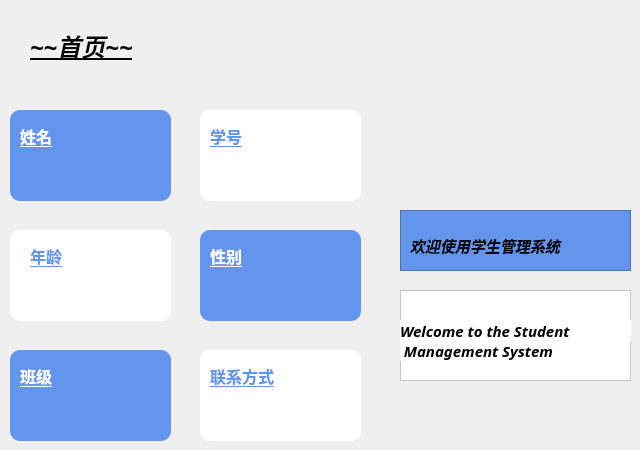
   <widget class="QWidget" name="page">
    <widget class="QListView" name="listView_4">
     <property name="geometry">
      <rect>
       <x>200</x>
       <y>110</y>
       <width>161</width>
       <height>91</height>
      </rect>
     </property>
     <property name="styleSheet">
      <string notr="true">background-color: rgb(255, 255, 255);
border:0px;
border-radius:10px;</string>
     </property>
    </widget>
    <widget class="QLabel" name="name">
     <property name="geometry">
      <rect>
       <x>50</x>
       <y>160</y>
       <width>111</width>
       <height>31</height>
      </rect>
     </property>
     <property name="font">
      <font>
       <family>幼圆</family>
       <pointsize>12</pointsize>
       <weight>75</weight>
       <bold>true</bold>
      </font>
     </property>
     <property name="styleSheet">
      <string notr="true">background-color: rgb(100, 149, 237);</string>
     </property>
     <property name="text">
      <string/>
     </property>
    </widget>
    <widget class="QLabel" name="class_">
     <property name="geometry">
      <rect>
       <x>50</x>
       <y>400</y>
       <width>111</width>
       <height>31</height>
      </rect>
     </property>
     <property name="font">
      <font>
       <family>幼圆</family>
       <pointsize>12</pointsize>
       <weight>75</weight>
       <bold>true</bold>
      </font>
     </property>
     <property name="styleSheet">
      <string notr="true">background-color: rgb(100, 149, 237);</string>
     </property>
     <property name="text">
      <string/>
     </property>
    </widget>
    <widget class="QLabel" name="label_8">
     <property name="geometry">
      <rect>
       <x>210</x>
       <y>120</y>
       <width>51</width>
       <height>31</height>
      </rect>
     </property>
     <property name="palette">
      <palette>
       <active>
        <colorrole role="WindowText">
         <brush brushstyle="SolidPattern">
          <color alpha="255">
           <red>100</red>
           <green>149</green>
           <blue>237</blue>
          </color>
         </brush>
        </colorrole>
        <colorrole role="Button">
         <brush brushstyle="SolidPattern">
          <color alpha="255">
           <red>255</red>
           <green>255</green>
           <blue>255</blue>
          </color>
         </brush>
        </colorrole>
        <colorrole role="Base">
         <brush brushstyle="SolidPattern">
          <color alpha="255">
           <red>255</red>
           <green>255</green>
           <blue>255</blue>
          </color>
         </brush>
        </colorrole>
        <colorrole role="Window">
         <brush brushstyle="SolidPattern">
          <color alpha="255">
           <red>255</red>
           <green>255</green>
           <blue>255</blue>
          </color>
         </brush>
        </colorrole>
       </active>
       <inactive>
        <colorrole role="WindowText">
         <brush brushstyle="SolidPattern">
          <color alpha="255">
           <red>100</red>
           <green>149</green>
           <blue>237</blue>
          </color>
         </brush>
        </colorrole>
        <colorrole role="Button">
         <brush brushstyle="SolidPattern">
          <color alpha="255">
           <red>255</red>
           <green>255</green>
           <blue>255</blue>
          </color>
         </brush>
        </colorrole>
        <colorrole role="Base">
         <brush brushstyle="SolidPattern">
          <color alpha="255">
           <red>255</red>
           <green>255</green>
           <blue>255</blue>
          </color>
         </brush>
        </colorrole>
        <colorrole role="Window">
         <brush brushstyle="SolidPattern">
          <color alpha="255">
           <red>255</red>
           <green>255</green>
           <blue>255</blue>
          </color>
         </brush>
        </colorrole>
       </inactive>
       <disabled>
        <colorrole role="WindowText">
         <brush brushstyle="SolidPattern">
          <color alpha="255">
           <red>120</red>
           <green>120</green>
           <blue>120</blue>
          </color>
         </brush>
        </colorrole>
        <colorrole role="Button">
         <brush brushstyle="SolidPattern">
          <color alpha="255">
           <red>255</red>
           <green>255</green>
           <blue>255</blue>
          </color>
         </brush>
        </colorrole>
        <colorrole role="Base">
         <brush brushstyle="SolidPattern">
          <color alpha="255">
           <red>255</red>
           <green>255</green>
           <blue>255</blue>
          </color>
         </brush>
        </colorrole>
        <colorrole role="Window">
         <brush brushstyle="SolidPattern">
          <color alpha="255">
           <red>255</red>
           <green>255</green>
           <blue>255</blue>
          </color>
         </brush>
        </colorrole>
       </disabled>
      </palette>
     </property>
     <property name="font">
      <font>
       <family>幼圆</family>
       <pointsize>12</pointsize>
       <weight>75</weight>
       <italic>false</italic>
       <bold>true</bold>
       <underline>true</underline>
      </font>
     </property>
     <property name="styleSheet">
      <string notr="true">background-color: rgb(255, 255, 255);</string>
     </property>
     <property name="text">
      <string>学号</string>
     </property>
    </widget>
    <widget class="QListView" name="listView_7">
     <property name="geometry">
      <rect>
       <x>200</x>
       <y>350</y>
       <width>161</width>
       <height>91</height>
      </rect>
     </property>
     <property name="styleSheet">
      <string notr="true">background-color: rgb(255, 255, 255);
border:0px;
border-radius:10px;</string>
     </property>
    </widget>
    <widget class="QLabel" name="label_10">
     <property name="geometry">
      <rect>
       <x>210</x>
       <y>360</y>
       <width>91</width>
       <height>31</height>
      </rect>
     </property>
     <property name="palette">
      <palette>
       <active>
        <colorrole role="WindowText">
         <brush brushstyle="SolidPattern">
          <color alpha="255">
           <red>100</red>
           <green>149</green>
           <blue>237</blue>
          </color>
         </brush>
        </colorrole>
        <colorrole role="Button">
         <brush brushstyle="SolidPattern">
          <color alpha="255">
           <red>255</red>
           <green>255</green>
           <blue>255</blue>
          </color>
         </brush>
        </colorrole>
        <colorrole role="Base">
         <brush brushstyle="SolidPattern">
          <color alpha="255">
           <red>255</red>
           <green>255</green>
           <blue>255</blue>
          </color>
         </brush>
        </colorrole>
        <colorrole role="Window">
         <brush brushstyle="SolidPattern">
          <color alpha="255">
           <red>255</red>
           <green>255</green>
           <blue>255</blue>
          </color>
         </brush>
        </colorrole>
       </active>
       <inactive>
        <colorrole role="WindowText">
         <brush brushstyle="SolidPattern">
          <color alpha="255">
           <red>100</red>
           <green>149</green>
           <blue>237</blue>
          </color>
         </brush>
        </colorrole>
        <colorrole role="Button">
         <brush brushstyle="SolidPattern">
          <color alpha="255">
           <red>255</red>
           <green>255</green>
           <blue>255</blue>
          </color>
         </brush>
        </colorrole>
        <colorrole role="Base">
         <brush brushstyle="SolidPattern">
          <color alpha="255">
           <red>255</red>
           <green>255</green>
           <blue>255</blue>
          </color>
         </brush>
        </colorrole>
        <colorrole role="Window">
         <brush brushstyle="SolidPattern">
          <color alpha="255">
           <red>255</red>
           <green>255</green>
           <blue>255</blue>
          </color>
         </brush>
        </colorrole>
       </inactive>
       <disabled>
        <colorrole role="WindowText">
         <brush brushstyle="SolidPattern">
          <color alpha="255">
           <red>120</red>
           <green>120</green>
           <blue>120</blue>
          </color>
         </brush>
        </colorrole>
        <colorrole role="Button">
         <brush brushstyle="SolidPattern">
          <color alpha="255">
           <red>255</red>
           <green>255</green>
           <blue>255</blue>
          </color>
         </brush>
        </colorrole>
        <colorrole role="Base">
         <brush brushstyle="SolidPattern">
          <color alpha="255">
           <red>255</red>
           <green>255</green>
           <blue>255</blue>
          </color>
         </brush>
        </colorrole>
        <colorrole role="Window">
         <brush brushstyle="SolidPattern">
          <color alpha="255">
           <red>255</red>
           <green>255</green>
           <blue>255</blue>
          </color>
         </brush>
        </colorrole>
       </disabled>
      </palette>
     </property>
     <property name="font">
      <font>
       <family>幼圆</family>
       <pointsize>12</pointsize>
       <weight>75</weight>
       <italic>false</italic>
       <bold>true</bold>
       <underline>true</underline>
      </font>
     </property>
     <property name="styleSheet">
      <string notr="true">background-color: rgb(255, 255, 255);</string>
     </property>
     <property name="text">
      <string>联系方式</string>
     </property>
    </widget>
    <widget class="QLabel" name="age">
     <property name="geometry">
      <rect>
       <x>50</x>
       <y>280</y>
       <width>111</width>
       <height>31</height>
      </rect>
     </property>
     <property name="font">
      <font>
       <family>幼圆</family>
       <pointsize>12</pointsize>
       <weight>75</weight>
       <bold>true</bold>
      </font>
     </property>
     <property name="styleSheet">
      <string notr="true">background-color: rgb(255, 255, 255);</string>
     </property>
     <property name="text">
      <string/>
     </property>
    </widget>
    <widget class="QLabel" name="label_9">
     <property name="geometry">
      <rect>
       <x>30</x>
       <y>240</y>
       <width>61</width>
       <height>31</height>
      </rect>
     </property>
     <property name="palette">
      <palette>
       <active>
        <colorrole role="WindowText">
         <brush brushstyle="SolidPattern">
          <color alpha="255">
           <red>100</red>
           <green>149</green>
           <blue>237</blue>
          </color>
         </brush>
        </colorrole>
        <colorrole role="Button">
         <brush brushstyle="SolidPattern">
          <color alpha="255">
           <red>255</red>
           <green>255</green>
           <blue>255</blue>
          </color>
         </brush>
        </colorrole>
        <colorrole role="Base">
         <brush brushstyle="SolidPattern">
          <color alpha="255">
           <red>255</red>
           <green>255</green>
           <blue>255</blue>
          </color>
         </brush>
        </colorrole>
        <colorrole role="Window">
         <brush brushstyle="SolidPattern">
          <color alpha="255">
           <red>255</red>
           <green>255</green>
           <blue>255</blue>
          </color>
         </brush>
        </colorrole>
       </active>
       <inactive>
        <colorrole role="WindowText">
         <brush brushstyle="SolidPattern">
          <color alpha="255">
           <red>100</red>
           <green>149</green>
           <blue>237</blue>
          </color>
         </brush>
        </colorrole>
        <colorrole role="Button">
         <brush brushstyle="SolidPattern">
          <color alpha="255">
           <red>255</red>
           <green>255</green>
           <blue>255</blue>
          </color>
         </brush>
        </colorrole>
        <colorrole role="Base">
         <brush brushstyle="SolidPattern">
          <color alpha="255">
           <red>255</red>
           <green>255</green>
           <blue>255</blue>
          </color>
         </brush>
        </colorrole>
        <colorrole role="Window">
         <brush brushstyle="SolidPattern">
          <color alpha="255">
           <red>255</red>
           <green>255</green>
           <blue>255</blue>
          </color>
         </brush>
        </colorrole>
       </inactive>
       <disabled>
        <colorrole role="WindowText">
         <brush brushstyle="SolidPattern">
          <color alpha="255">
           <red>120</red>
           <green>120</green>
           <blue>120</blue>
          </color>
         </brush>
        </colorrole>
        <colorrole role="Button">
         <brush brushstyle="SolidPattern">
          <color alpha="255">
           <red>255</red>
           <green>255</green>
           <blue>255</blue>
          </color>
         </brush>
        </colorrole>
        <colorrole role="Base">
         <brush brushstyle="SolidPattern">
          <color alpha="255">
           <red>255</red>
           <green>255</green>
           <blue>255</blue>
          </color>
         </brush>
        </colorrole>
        <colorrole role="Window">
         <brush brushstyle="SolidPattern">
          <color alpha="255">
           <red>255</red>
           <green>255</green>
           <blue>255</blue>
          </color>
         </brush>
        </colorrole>
       </disabled>
      </palette>
     </property>
     <property name="font">
      <font>
       <family>幼圆</family>
       <pointsize>12</pointsize>
       <weight>75</weight>
       <italic>false</italic>
       <bold>true</bold>
       <underline>true</underline>
      </font>
     </property>
     <property name="styleSheet">
      <string notr="true">background-color: rgb(255, 255, 255);</string>
     </property>
     <property name="text">
      <string>年龄</string>
     </property>
    </widget>
    <widget class="QListView" name="listView_6">
     <property name="geometry">
      <rect>
       <x>10</x>
       <y>230</y>
       <width>161</width>
       <height>91</height>
      </rect>
     </property>
     <property name="styleSheet">
      <string notr="true">background-color: rgb(255, 255, 255);
border:0px;
border-radius:10px;</string>
     </property>
    </widget>
    <widget class="QLabel" name="sex">
     <property name="geometry">
      <rect>
       <x>240</x>
       <y>280</y>
       <width>111</width>
       <height>31</height>
      </rect>
     </property>
     <property name="font">
      <font>
       <family>幼圆</family>
       <pointsize>12</pointsize>
       <weight>75</weight>
       <bold>true</bold>
      </font>
     </property>
     <property name="styleSheet">
      <string notr="true">background-color: rgb(100, 149, 237);</string>
     </property>
     <property name="text">
      <string/>
     </property>
    </widget>
    <widget class="QLabel" name="label">
     <property name="geometry">
      <rect>
       <x>30</x>
       <y>30</y>
       <width>151</width>
       <height>31</height>
      </rect>
     </property>
     <property name="font">
      <font>
       <family>幼圆</family>
       <pointsize>18</pointsize>
       <weight>75</weight>
       <italic>true</italic>
       <bold>true</bold>
       <underline>true</underline>
      </font>
     </property>
     <property name="text">
      <string>~~首页~~</string>
     </property>
    </widget>
    <widget class="QLabel" name="label_6">
     <property name="geometry">
      <rect>
       <x>210</x>
       <y>240</y>
       <width>51</width>
       <height>31</height>
      </rect>
     </property>
     <property name="palette">
      <palette>
       <active>
        <colorrole role="WindowText">
         <brush brushstyle="SolidPattern">
          <color alpha="255">
           <red>255</red>
           <green>255</green>
           <blue>255</blue>
          </color>
         </brush>
        </colorrole>
        <colorrole role="Button">
         <brush brushstyle="SolidPattern">
          <color alpha="255">
           <red>100</red>
           <green>149</green>
           <blue>237</blue>
          </color>
         </brush>
        </colorrole>
        <colorrole role="Base">
         <brush brushstyle="SolidPattern">
          <color alpha="255">
           <red>100</red>
           <green>149</green>
           <blue>237</blue>
          </color>
         </brush>
        </colorrole>
        <colorrole role="Window">
         <brush brushstyle="SolidPattern">
          <color alpha="255">
           <red>100</red>
           <green>149</green>
           <blue>237</blue>
          </color>
         </brush>
        </colorrole>
       </active>
       <inactive>
        <colorrole role="WindowText">
         <brush brushstyle="SolidPattern">
          <color alpha="255">
           <red>255</red>
           <green>255</green>
           <blue>255</blue>
          </color>
         </brush>
        </colorrole>
        <colorrole role="Button">
         <brush brushstyle="SolidPattern">
          <color alpha="255">
           <red>100</red>
           <green>149</green>
           <blue>237</blue>
          </color>
         </brush>
        </colorrole>
        <colorrole role="Base">
         <brush brushstyle="SolidPattern">
          <color alpha="255">
           <red>100</red>
           <green>149</green>
           <blue>237</blue>
          </color>
         </brush>
        </colorrole>
        <colorrole role="Window">
         <brush brushstyle="SolidPattern">
          <color alpha="255">
           <red>100</red>
           <green>149</green>
           <blue>237</blue>
          </color>
         </brush>
        </colorrole>
       </inactive>
       <disabled>
        <colorrole role="WindowText">
         <brush brushstyle="SolidPattern">
          <color alpha="255">
           <red>120</red>
           <green>120</green>
           <blue>120</blue>
          </color>
         </brush>
        </colorrole>
        <colorrole role="Button">
         <brush brushstyle="SolidPattern">
          <color alpha="255">
           <red>100</red>
           <green>149</green>
           <blue>237</blue>
          </color>
         </brush>
        </colorrole>
        <colorrole role="Base">
         <brush brushstyle="SolidPattern">
          <color alpha="255">
           <red>100</red>
           <green>149</green>
           <blue>237</blue>
          </color>
         </brush>
        </colorrole>
        <colorrole role="Window">
         <brush brushstyle="SolidPattern">
          <color alpha="255">
           <red>100</red>
           <green>149</green>
           <blue>237</blue>
          </color>
         </brush>
        </colorrole>
       </disabled>
      </palette>
     </property>
     <property name="font">
      <font>
       <family>幼圆</family>
       <pointsize>12</pointsize>
       <weight>75</weight>
       <italic>false</italic>
       <bold>true</bold>
       <underline>true</underline>
      </font>
     </property>
     <property name="styleSheet">
      <string notr="true">background-color: rgb(100, 149, 237);</string>
     </property>
     <property name="text">
      <string>性别</string>
     </property>
    </widget>
    <widget class="QLabel" name="label_7">
     <property name="geometry">
      <rect>
       <x>20</x>
       <y>360</y>
       <width>51</width>
       <height>31</height>
      </rect>
     </property>
     <property name="palette">
      <palette>
       <active>
        <colorrole role="WindowText">
         <brush brushstyle="SolidPattern">
          <color alpha="255">
           <red>255</red>
           <green>255</green>
           <blue>255</blue>
          </color>
         </brush>
        </colorrole>
        <colorrole role="Button">
         <brush brushstyle="SolidPattern">
          <color alpha="255">
           <red>100</red>
           <green>149</green>
           <blue>237</blue>
          </color>
         </brush>
        </colorrole>
        <colorrole role="Base">
         <brush brushstyle="SolidPattern">
          <color alpha="255">
           <red>100</red>
           <green>149</green>
           <blue>237</blue>
          </color>
         </brush>
        </colorrole>
        <colorrole role="Window">
         <brush brushstyle="SolidPattern">
          <color alpha="255">
           <red>100</red>
           <green>149</green>
           <blue>237</blue>
          </color>
         </brush>
        </colorrole>
       </active>
       <inactive>
        <colorrole role="WindowText">
         <brush brushstyle="SolidPattern">
          <color alpha="255">
           <red>255</red>
           <green>255</green>
           <blue>255</blue>
          </color>
         </brush>
        </colorrole>
        <colorrole role="Button">
         <brush brushstyle="SolidPattern">
          <color alpha="255">
           <red>100</red>
           <green>149</green>
           <blue>237</blue>
          </color>
         </brush>
        </colorrole>
        <colorrole role="Base">
         <brush brushstyle="SolidPattern">
          <color alpha="255">
           <red>100</red>
           <green>149</green>
           <blue>237</blue>
          </color>
         </brush>
        </colorrole>
        <colorrole role="Window">
         <brush brushstyle="SolidPattern">
          <color alpha="255">
           <red>100</red>
           <green>149</green>
           <blue>237</blue>
          </color>
         </brush>
        </colorrole>
       </inactive>
       <disabled>
        <colorrole role="WindowText">
         <brush brushstyle="SolidPattern">
          <color alpha="255">
           <red>120</red>
           <green>120</green>
           <blue>120</blue>
          </color>
         </brush>
        </colorrole>
        <colorrole role="Button">
         <brush brushstyle="SolidPattern">
          <color alpha="255">
           <red>100</red>
           <green>149</green>
           <blue>237</blue>
          </color>
         </brush>
        </colorrole>
        <colorrole role="Base">
         <brush brushstyle="SolidPattern">
          <color alpha="255">
           <red>100</red>
           <green>149</green>
           <blue>237</blue>
          </color>
         </brush>
        </colorrole>
        <colorrole role="Window">
         <brush brushstyle="SolidPattern">
          <color alpha="255">
           <red>100</red>
           <green>149</green>
           <blue>237</blue>
          </color>
         </brush>
        </colorrole>
       </disabled>
      </palette>
     </property>
     <property name="font">
      <font>
       <family>幼圆</family>
       <pointsize>12</pointsize>
       <weight>75</weight>
       <italic>false</italic>
       <bold>true</bold>
       <underline>true</underline>
      </font>
     </property>
     <property name="styleSheet">
      <string notr="true">background-color: rgb(100, 149, 237);</string>
     </property>
     <property name="text">
      <string>班级</string>
     </property>
    </widget>
    <widget class="QLabel" name="label_4">
     <property name="geometry">
      <rect>
       <x>20</x>
       <y>120</y>
       <width>51</width>
       <height>31</height>
      </rect>
     </property>
     <property name="palette">
      <palette>
       <active>
        <colorrole role="WindowText">
         <brush brushstyle="SolidPattern">
          <color alpha="255">
           <red>255</red>
           <green>255</green>
           <blue>255</blue>
          </color>
         </brush>
        </colorrole>
        <colorrole role="Button">
         <brush brushstyle="SolidPattern">
          <color alpha="255">
           <red>100</red>
           <green>149</green>
           <blue>237</blue>
          </color>
         </brush>
        </colorrole>
        <colorrole role="Base">
         <brush brushstyle="SolidPattern">
          <color alpha="255">
           <red>100</red>
           <green>149</green>
           <blue>237</blue>
          </color>
         </brush>
        </colorrole>
        <colorrole role="Window">
         <brush brushstyle="SolidPattern">
          <color alpha="255">
           <red>100</red>
           <green>149</green>
           <blue>237</blue>
          </color>
         </brush>
        </colorrole>
       </active>
       <inactive>
        <colorrole role="WindowText">
         <brush brushstyle="SolidPattern">
          <color alpha="255">
           <red>255</red>
           <green>255</green>
           <blue>255</blue>
          </color>
         </brush>
        </colorrole>
        <colorrole role="Button">
         <brush brushstyle="SolidPattern">
          <color alpha="255">
           <red>100</red>
           <green>149</green>
           <blue>237</blue>
          </color>
         </brush>
        </colorrole>
        <colorrole role="Base">
         <brush brushstyle="SolidPattern">
          <color alpha="255">
           <red>100</red>
           <green>149</green>
           <blue>237</blue>
          </color>
         </brush>
        </colorrole>
        <colorrole role="Window">
         <brush brushstyle="SolidPattern">
          <color alpha="255">
           <red>100</red>
           <green>149</green>
           <blue>237</blue>
          </color>
         </brush>
        </colorrole>
       </inactive>
       <disabled>
        <colorrole role="WindowText">
         <brush brushstyle="SolidPattern">
          <color alpha="255">
           <red>120</red>
           <green>120</green>
           <blue>120</blue>
          </color>
         </brush>
        </colorrole>
        <colorrole role="Button">
         <brush brushstyle="SolidPattern">
          <color alpha="255">
           <red>100</red>
           <green>149</green>
           <blue>237</blue>
          </color>
         </brush>
        </colorrole>
        <colorrole role="Base">
         <brush brushstyle="SolidPattern">
          <color alpha="255">
           <red>100</red>
           <green>149</green>
           <blue>237</blue>
          </color>
         </brush>
        </colorrole>
        <colorrole role="Window">
         <brush brushstyle="SolidPattern">
          <color alpha="255">
           <red>100</red>
           <green>149</green>
           <blue>237</blue>
          </color>
         </brush>
        </colorrole>
       </disabled>
      </palette>
     </property>
     <property name="font">
      <font>
       <family>幼圆</family>
       <pointsize>12</pointsize>
       <weight>75</weight>
       <italic>false</italic>
       <bold>true</bold>
       <underline>true</underline>
      </font>
     </property>
     <property name="styleSheet">
      <string notr="true">background-color: rgb(100, 149, 237);</string>
     </property>
     <property name="text">
      <string>姓名</string>
     </property>
    </widget>
    <widget class="QListView" name="listView_8">
     <property name="geometry">
      <rect>
       <x>10</x>
       <y>350</y>
       <width>161</width>
       <height>91</height>
      </rect>
     </property>
     <property name="styleSheet">
      <string notr="true">background-color: rgb(100, 149, 237);
border-radius:10px;</string>
     </property>
    </widget>
    <widget class="QLabel" name="id">
     <property name="geometry">
      <rect>
       <x>240</x>
       <y>160</y>
       <width>111</width>
       <height>31</height>
      </rect>
     </property>
     <property name="font">
      <font>
       <family>幼圆</family>
       <pointsize>12</pointsize>
       <weight>75</weight>
       <bold>true</bold>
      </font>
     </property>
     <property name="styleSheet">
      <string notr="true">background-color: rgb(255, 255, 255);</string>
     </property>
     <property name="text">
      <string/>
     </property>
    </widget>
    <widget class="QListView" name="listView_5">
     <property name="geometry">
      <rect>
       <x>200</x>
       <y>230</y>
       <width>161</width>
       <height>91</height>
      </rect>
     </property>
     <property name="styleSheet">
      <string notr="true">background-color: rgb(100, 149, 237);
border-radius:10px;</string>
     </property>
    </widget>
    <widget class="QLabel" name="phone">
     <property name="geometry">
      <rect>
       <x>240</x>
       <y>400</y>
       <width>111</width>
       <height>31</height>
      </rect>
     </property>
     <property name="font">
      <font>
       <family>幼圆</family>
       <pointsize>12</pointsize>
       <weight>75</weight>
       <bold>true</bold>
      </font>
     </property>
     <property name="styleSheet">
      <string notr="true">background-color: rgb(255, 255, 255);</string>
     </property>
     <property name="text">
      <string/>
     </property>
    </widget>
    <widget class="QListView" name="listView_3">
     <property name="geometry">
      <rect>
       <x>10</x>
       <y>110</y>
       <width>161</width>
       <height>91</height>
      </rect>
     </property>
     <property name="styleSheet">
      <string notr="true">background-color: rgb(100, 149, 237);
border-radius:10px;</string>
     </property>
    </widget>
    <widget class="QFrame" name="frame">
     <property name="geometry">
      <rect>
       <x>400</x>
       <y>210</y>
       <width>231</width>
       <height>61</height>
      </rect>
     </property>
     <property name="styleSheet">
      <string notr="true">background-color: rgb(100, 149, 237);</string>
     </property>
     <property name="frameShape">
      <enum>QFrame::StyledPanel</enum>
     </property>
     <property name="frameShadow">
      <enum>QFrame::Raised</enum>
     </property>
     <widget class="QLabel" name="label_12">
      <property name="geometry">
       <rect>
        <x>10</x>
        <y>20</y>
        <width>211</width>
        <height>31</height>
       </rect>
      </property>
      <property name="font">
       <font>
        <family>幼圆</family>
        <pointsize>11</pointsize>
        <weight>75</weight>
        <italic>true</italic>
        <bold>true</bold>
       </font>
      </property>
      <property name="text">
       <string>欢迎使用学生管理系统</string>
      </property>
     </widget>
    </widget>
    <widget class="QFrame" name="frame_2">
     <property name="geometry">
      <rect>
       <x>400</x>
       <y>290</y>
       <width>231</width>
       <height>91</height>
      </rect>
     </property>
     <property name="styleSheet">
      <string notr="true">background-color: rgb(255, 255, 255);</string>
     </property>
     <property name="frameShape">
      <enum>QFrame::StyledPanel</enum>
     </property>
     <property name="frameShadow">
      <enum>QFrame::Raised</enum>
     </property>
     <widget class="QLabel" name="label_13">
      <property name="geometry">
       <rect>
        <x>0</x>
        <y>30</y>
        <width>231</width>
        <height>21</height>
       </rect>
      </property>
      <property name="font">
       <font>
        <family>幼圆</family>
        <pointsize>11</pointsize>
        <weight>75</weight>
        <italic>true</italic>
        <bold>true</bold>
       </font>
      </property>
      <property name="mouseTracking">
       <bool>false</bool>
      </property>
      <property name="tabletTracking">
       <bool>false</bool>
      </property>
      <property name="text">
       <string>Welcome to the Student</string>
      </property>
     </widget>
     <widget class="QLabel" name="label_14">
      <property name="geometry">
       <rect>
        <x>0</x>
        <y>50</y>
        <width>211</width>
        <height>21</height>
       </rect>
      </property>
      <property name="font">
       <font>
        <family>幼圆</family>
        <pointsize>11</pointsize>
        <weight>75</weight>
        <italic>true</italic>
        <bold>true</bold>
       </font>
      </property>
      <property name="mouseTracking">
       <bool>false</bool>
      </property>
      <property name="tabletTracking">
       <bool>false</bool>
      </property>
      <property name="text">
       <string> Management System</string>
      </property>
     </widget>
    </widget>
    <zorder>listView_4</zorder>
    <zorder>label_8</zorder>
    <zorder>listView_7</zorder>
    <zorder>label_10</zorder>
    <zorder>listView_6</zorder>
    <zorder>label</zorder>
    <zorder>listView_8</zorder>
    <zorder>id</zorder>
    <zorder>listView_5</zorder>
    <zorder>listView_3</zorder>
    <zorder>label_9</zorder>
    <zorder>label_7</zorder>
    <zorder>label_6</zorder>
    <zorder>label_4</zorder>
    <zorder>age</zorder>
    <zorder>class_</zorder>
    <zorder>name</zorder>
    <zorder>phone</zorder>
    <zorder>sex</zorder>
    <zorder>frame</zorder>
    <zorder>frame_2</zorder>
   </widget>
